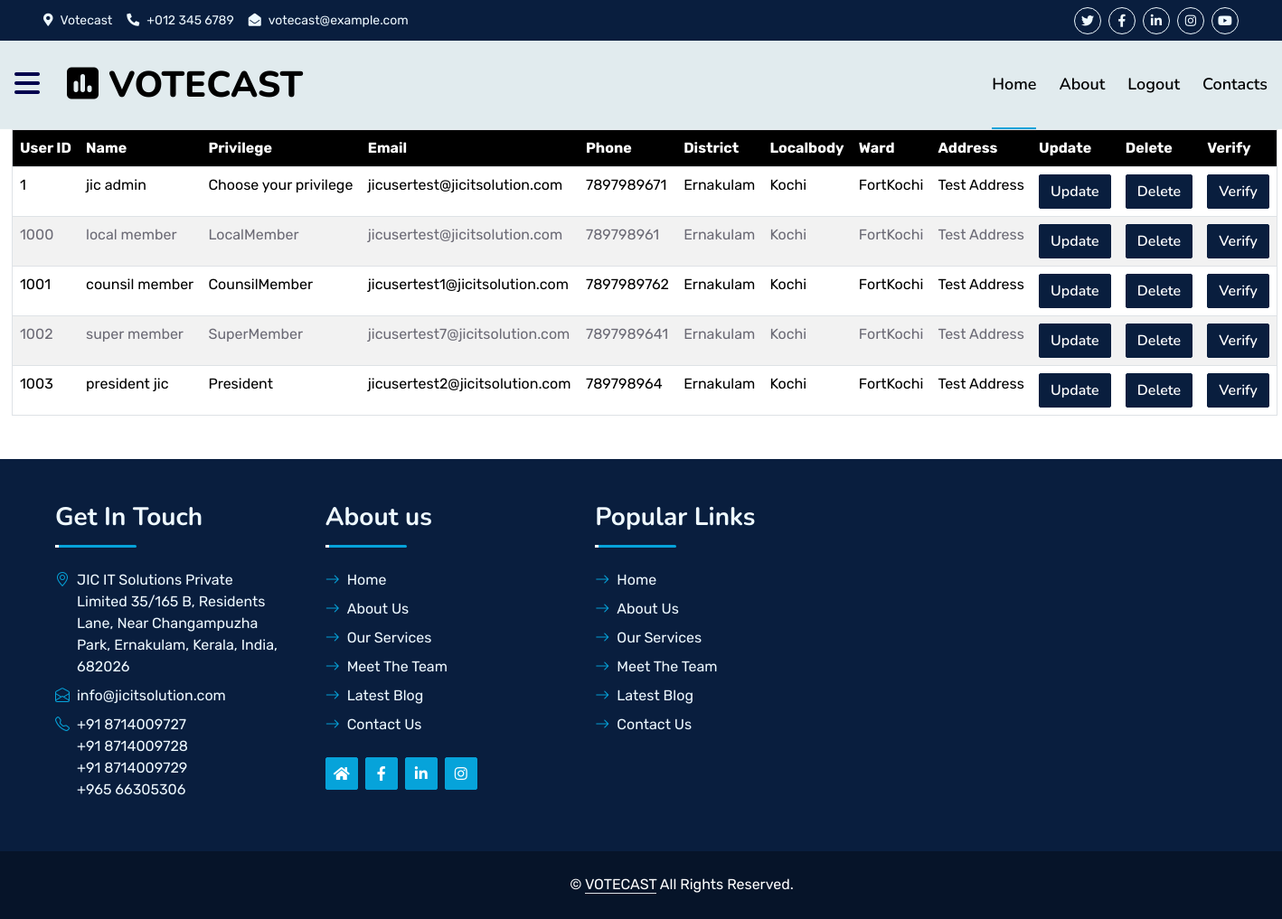
The app's page /userdisplay/ with its own data.
### electionapp/models.py (models this page shows, shortened)
class UserRegisterModel(models.Model):
    catchchoice = [
        ('LocalMember', 'LocalMember'),
        ('CounsilMember', 'CounsilMember'),
        ('SuperMember', 'SuperMember'),
        ('President', 'President'),
    ]
    choice=[
        ('Verified','Verified')
    ]
    uid = models.IntegerField()
    username = models.CharField(max_length=200)
    privilege = models.CharField(max_length=80,choices=catchchoice,null=False,blank=False)
    firstname = models.CharField(max_length=100)
    lastname = models.CharField(max_length=100)
    email = models.EmailField()
    phone = models.IntegerField()
    district = models.CharField(max_length=100)
    localbody = models.CharField(max_length=100)
    ward = models.CharField(max_length=100)
    address = models.CharField(max_length=200)
    password = models.CharField(max_length=20)
    confirmpassword = models.CharField(max_length=20)
    verify_user=models.CharField(max_length=100,choices=choice)

### electionapp/views.py (the view)
# urls.py: path('userdisplay/', UserDisplay),
def UserDisplay(request):
    data=UserRegisterModel.objects.all()
    return render(request,'AdminU/userdisplay.html',{'data':data})

### electionapp/templates/AdminU/userdisplay.html (shortened to what this page needs)
<!DOCTYPE html>
<html lang="en">
<link href="https://cdn.jsdelivr.net/npm/bootstrap@5.0.2/dist/css/bootstrap.min.css" rel="stylesheet">
<head>
</head>
{% include 'AdminU/base.html' %}<br><br>
<body>
  <center>
  <table class="table table-striped   ms-2  " border="1" style="width:1400px;margin-top:50px;background-color:white;color:black;">
    <tr style="color:white;background-color:black;">
        <th>User ID</th>
        <th>Name</th>
        <th>Privilege</th>
        <th>Email</th>
        <th>Phone</th>
        <th>District</th>
        <th>Localbody</th>
        <th>Ward</th>
        <th>Address</th>
        <th>Update</th>
        <th>Delete</th>
        <th>Verify</th>
  </tr>
  {% for i in data %}
  <tr>
    <td>{{i.uid}}</td>
    <td>{{i.firstname}} {{i.lastname}}</td>
    <td>{{i.privilege}}</td>
    <td>{{i.email}}</td>
    <td>{{i.phone}}</td>
    <td>{{i.district}}</td>
    <td>{{i.localbody}}</td>
    <td>{{i.ward}}</td>
    <td>{{i.address}}</td>
    <td><a href="/userupdate/{{i.id}}" class='btn btn-dark'>Update</a></td>
    <td><a href="/userdelete/{{i.id}}" class='btn btn-dark'>Delete</a></td>
    <td><a href="/verifyusers/{{i.id}}" class='btn btn-dark'>Verify</a></td>
  </tr>
{% endfor %}
</table>
</center>
</body>
{% include 'footer.html' %}
</html>

### electionapp/templates/AdminU/base.html (shortened to what this page needs)
<!DOCTYPE html>
<html lang="en">
{% load static %}
<head>
    <link href="https://cdn.jsdelivr.net/npm/bootstrap@5.0.2/dist/css/bootstrap.min.css" rel="stylesheet"
>
    <link href="https://cdnjs.cloudflare.com/ajax/libs/font-awesome/5.10.0/css/all.min.css" rel="stylesheet">
    <link href="https://cdn.jsdelivr.net/npm/bootstrap-icons@1.4.1/font/bootstrap-icons.css" rel="stylesheet">
    <link href="{% static 'lib/owlcarousel/assets/owl.carousel.min.css' %}" rel="stylesheet">
    <link href="{% static 'lib/animate/animate.min.css' %}" rel="stylesheet">
    <link href="{% static 'css/bootstrap.min.css' %}" rel="stylesheet">
    <link href="{% static 'css/style.css' %}" rel="stylesheet">
</head>
<body>
<div class="container-fluid bg-dark px-5 d-none d-lg-block">
    <div class="row gx-0">
        <div class="col-lg-8 text-center text-lg-start mb-2 mb-lg-0">
            <div class="d-inline-flex align-items-center" style="height: 45px;">
                <small class="me-3 text-light"><i class="fa fa-map-marker-alt me-2"></i>Votecast</small>
                <small class="me-3 text-light"><i class="fa fa-phone-alt me-2"></i>+012 345 6789</small>
                <small class="text-light"><i class="fa fa-envelope-open me-2"></i>votecast@example.com</small>
            </div>
        </div>
        <div class="col-lg-4 text-center text-lg-end">
            <div class="d-inline-flex align-items-center" style="height: 45px;">
                <a class="btn btn-sm btn-outline-light btn-sm-square rounded-circle me-2" href=""><i
                        class="fab fa-twitter fw-normal"></i></a>
                <a class="btn btn-sm btn-outline-light btn-sm-square rounded-circle me-2" href=""><i
                        class="fab fa-facebook-f fw-normal"></i></a>
                <a class="btn btn-sm btn-outline-light btn-sm-square rounded-circle me-2" href=""><i
                        class="fab fa-linkedin-in fw-normal"></i></a>
                <a class="btn btn-sm btn-outline-light btn-sm-square rounded-circle me-2" href=""><i
                        class="fab fa-instagram fw-normal"></i></a>
                <a class="btn btn-sm btn-outline-light btn-sm-square rounded-circle" href=""><i
                        class="fab fa-youtube fw-normal"></i></a>
            </div>
        </div>
    </div>
</div>
<div class="container-fluid position-relative p-0" style="background-color:#E1EBEE";>
    <nav class="navbar navbar-expand-lg navbar-dark px-3 py-3 py-lg-0" style="background-color:#E1EBEE" ;>
        <a class="btn1" data-bs-toggle="offcanvas" href="#offcanvasExample" role="button"
           aria-controls="offcanvasExample" style="margin-right:30px; style=background-color:#E1EBEE">
            <i class="fa-solid fa-bars fa-2x"style="color:#00004d"></i></a>
        <a href="/adminhome/" class="navbar-brand p-0">
            <h1 class="m-0" style="color:black;background-color:#E1EBEE";><i class="fa-solid fa-square-poll-vertical"
                                                                              style="color:black;"></i> VOTECAST</h1>
        </a>
        <div class="collapse navbar-collapse" id="navbarCollapse">
            <div class="navbar-nav ms-auto py-0">
                <a href="/adminhome/" class="nav-item nav-link active" style="color:black;">Home</a>
                <a href="/about/" class="nav-item nav-link" style="color:black;">About</a>
                <a href="/" class="nav-item nav-link" style="color:black;">Logout</a>
                <a href="/contacts/" class="nav-item nav-link" style="color:black;">Contacts</a>
            </div>
        </div>
    </nav>
</div>
</body>
</html>

### electionapp/templates/footer.html (shortened to what this page needs)
<!DOCTYPE html>
<html lang="en">
{% load static %}
<head>
    <link href="https://cdnjs.cloudflare.com/ajax/libs/font-awesome/5.10.0/css/all.min.css" rel="stylesheet">
    <link href="https://cdn.jsdelivr.net/npm/bootstrap-icons@1.4.1/font/bootstrap-icons.css" rel="stylesheet">
    <link href="{% static 'lib/owlcarousel/assets/owl.carousel.min.css' %}" rel="stylesheet">
    <link href="{% static 'lib/animate/animate.min.css' %}" rel="stylesheet">
    <link href="{% static 'css/bootstrap.min.css' %}" rel="stylesheet">
    <link href="{% static 'css/style.css' %}" rel="stylesheet">
</head>
<body>
 <div class="container-fluid bg-dark text-light mt-5 wow fadeInUp" data-wow-delay="0.1s">
    <div class="container">
        <div class="row gx-5">
            <div class="col-lg-8 col-md-6">
                <div class="row gx-5">
                    <div class="col-lg-4 col-md-12 pt-5 mb-5">
                        <div class="section-title section-title-sm position-relative pb-3 mb-4">
                            <h3 class="text-light mb-0">Get In Touch</h3>
                        </div>
                        <div class="d-flex mb-2">
                            <i class="bi bi-geo-alt text-primary me-2"></i>
                            <p class="mb-0">
                                JIC IT Solutions Private Limited
                                35/165 B, Residents Lane,
                                Near Changampuzha Park,
                                Ernakulam, Kerala,
                                India, 682026</p>
                        </div>
                        <div class="d-flex mb-2">
                            <i class="bi bi-envelope-open text-primary me-2"></i>
                            <p class="mb-0">info@jicitsolution.com</p>
                        </div>
                        <div class="d-flex mb-2">
                            <i class="bi bi-telephone text-primary me-2"></i>
                            <p class="mb-0">+91 8714009727<br>
                                +91 8714009728<br>
                                +91 8714009729<br>
                                +965 66305306
                            </p>
                        </div>
                    </div>
                    <div class="col-lg-4 col-md-12 pt-0 pt-lg-5 mb-5">
                        <div class="section-title section-title-sm position-relative pb-3 mb-4">
                            <h3 class="text-light mb-0">About us</h3>
                        </div>
                        <div class="link-animated d-flex flex-column justify-content-start">
                            <a class="text-light mb-2" href="/"><i class="bi bi-arrow-right text-primary me-2"></i>Home</a>
                            <a class="text-light mb-2" href="/about/"><i class="bi bi-arrow-right text-primary me-2"></i>About Us</a>
                            <a class="text-light mb-2" href="/service/"><i class="bi bi-arrow-right text-primary me-2"></i>Our Services</a>
                            <a class="text-light mb-2" href="#"><i class="bi bi-arrow-right text-primary me-2"></i>Meet The Team</a>
                            <a class="text-light mb-2" href="#"><i class="bi bi-arrow-right text-primary me-2"></i>Latest Blog</a>
                            <a class="text-light" href="/contact/"><i class="bi bi-arrow-right text-primary me-2"></i>Contact Us</a>
                        </div>
                        <div class="d-flex mt-4">
                            <a class="btn btn-primary btn-square me-2" href="https://jicitsolution.com/"><i class="fa fa-home" aria-hidden="true"></i></a>
                            <a class="btn btn-primary btn-square me-2" href="https://www.facebook.com/jicitsolutions/"><i class="fab fa-facebook-f fw-normal"></i></a>
                            <a class="btn btn-primary btn-square me-2" href="https://in.linkedin.com/company/jic-it-solutions-pvt-ltd"><i class="fab fa-linkedin-in fw-normal"></i></a>
                            <a class="btn btn-primary btn-square" href="https://www.instagram.com/jicitsolutions/"><i class="fab fa-instagram fw-normal"></i></a>
                        </div>
                    </div>
                    <div class="col-lg-4 col-md-12 pt-0 pt-lg-5 mb-5">
                        <div class="section-title section-title-sm position-relative pb-3 mb-4">
                            <h3 class="text-light mb-0">Popular Links</h3>
                        </div>
                        <div class="link-animated d-flex flex-column justify-content-start">
                            <a class="text-light mb-2" href="#"><i class="bi bi-arrow-right text-primary me-2"></i>Home</a>
                            <a class="text-light mb-2" href="#"><i class="bi bi-arrow-right text-primary me-2"></i>About Us</a>
                            <a class="text-light mb-2" href="#"><i class="bi bi-arrow-right text-primary me-2"></i>Our Services</a>
                            <a class="text-light mb-2" href="#"><i class="bi bi-arrow-right text-primary me-2"></i>Meet The Team</a>
                            <a class="text-light mb-2" href="#"><i class="bi bi-arrow-right text-primary me-2"></i>Latest Blog</a>
                            <a class="text-light" href="#"><i class="bi bi-arrow-right text-primary me-2"></i>Contact Us</a>
                        </div>
                    </div>
                </div>
            </div>
        </div>
    </div>
</div>
<div class="container-fluid text-white" style="background: #061429;">
    <div class="container text-center">
        <div class="row justify-content-end">
            <div class="col-lg-8 col-md-6">
                <div class="d-flex align-items-center justify-content-center" style="height: 75px; margin-right:350px;">
                    <p class="mb-0">&copy; <a class="text-white border-bottom" href="#">VOTECAST</a> All Rights Reserved.
                </div>
            </div>
        </div>
    </div>
</div>
</body>
</html>

### electionapp/static/css/style.css (style rules this page uses)
:root { --primary: #06A3DA; --secondary: #34AD54; --light: #EEF9FF; --dark: #091E3E; }
h1, h2, .fw-bold { font-weight: 800 !important; }
h3, h4, .fw-semi-bold { font-weight: 700 !important; }
.btn { font-family: 'Nunito', sans-serif; font-weight: 600; transition: .5s; }
.btn-primary, .btn-secondary { color: #FFFFFF; box-shadow: inset 0 0 0 50px transparent; }
.btn-square { width: 36px; height: 36px; }
.btn-sm-square { width: 30px; height: 30px; }
.btn-square, .btn-sm-square, .btn-lg-square { padding-left: 0; padding-right: 0; text-align: center; }
.navbar-dark .navbar-nav .nav-link { font-family: 'Nunito', sans-serif; position: relative; margin-left: 25px; padding: 35px 0; color: #FFFFFF; font-size: 18px; font-weight: 600; outline: none; transition: .5s; }
.navbar-dark .navbar-nav .nav-link:hover, .navbar-dark .navbar-nav .nav-link.active { color: var(--primary); }
.navbar-dark .navbar-brand h1 { color: #FFFFFF; }
@media (min-width: 992px) { .navbar-dark { position: absolute; width: 100%; top: 0; left: 0; border-bottom: 1px solid rgba(256, 256, 256, .1); z-index: 999; } }
@media (min-width: 992px) { .navbar-dark .navbar-nav .nav-link::before { position: absolute; content: ""; width: 0; height: 2px; bottom: -1px; left: 50%; background: var(--primary); transition: .5s; } }
@media (min-width: 992px) { .navbar-dark .navbar-nav .nav-link:hover::before, .navbar-dark .navbar-nav .nav-link.active::before { width: 100%; left: 0; } }
.section-title::before { position: absolute; content: ""; width: 150px; height: 5px; left: 0; bottom: 0; background: var(--primary); border-radius: 2px; }
.section-title.section-title-sm::before { width: 90px; height: 3px; }
.section-title::after { position: absolute; content: ""; width: 6px; height: 5px; bottom: 0px; background: #FFFFFF; -webkit-animation: section-title-run 5s infinite linear; animation: section-title-run 5s infinite linear; }
.section-title.section-title-sm::after { width: 4px; height: 3px; }
.section-title.section-title-sm::after { -webkit-animation: section-title-run-sm 5s infinite linear; animation: section-title-run-sm 5s infinite linear; }
.link-animated a { transition: .5s; }

### records on screen
UserRegisterModel: uid "1", firstname "jic", lastname "admin", privilege "Choose your privilege", email "jicusertest@jicitsolution.com", phone "7897989671", district "Ernakulam", localbody "Kochi", ward "FortKochi", address "Test Address"
UserRegisterModel: uid "1000", firstname "local", lastname "member", privilege "LocalMember", email "jicusertest@jicitsolution.com", phone "789798961", district "Ernakulam", localbody "Kochi", ward "FortKochi", address "Test Address"
UserRegisterModel: uid "1001", firstname "counsil", lastname "member", privilege "CounsilMember", email "jicusertest1@jicitsolution.com", phone "7897989762", district "Ernakulam", localbody "Kochi", ward "FortKochi", address "Test Address"
UserRegisterModel: uid "1002", firstname "super", lastname "member", privilege "SuperMember", email "jicusertest7@jicitsolution.com", phone "7897989641", district "Ernakulam", localbody "Kochi", ward "FortKochi", address "Test Address"
UserRegisterModel: uid "1003", firstname "president", lastname "jic", privilege "President", email "jicusertest2@jicitsolution.com", phone "789798964", district "Ernakulam", localbody "Kochi", ward "FortKochi", address "Test Address"
